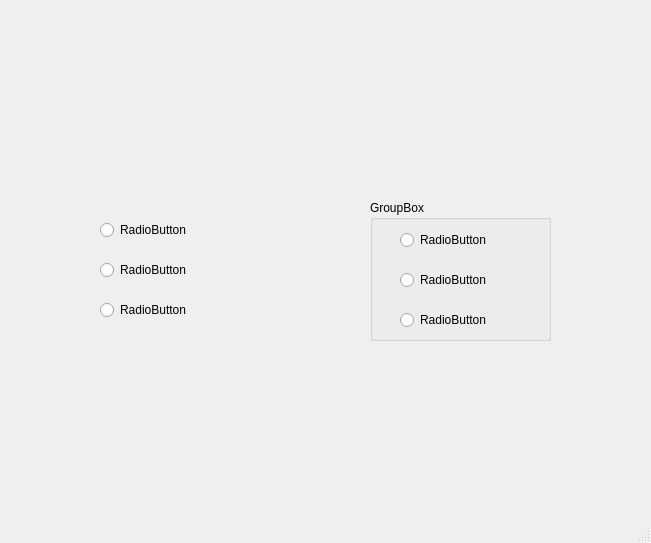
<?xml version="1.0" encoding="UTF-8"?>
<ui version="4.0">
 <class>MainWindow</class>
 <widget class="QMainWindow" name="MainWindow">
  <property name="geometry">
   <rect>
    <x>0</x>
    <y>0</y>
    <width>651</width>
    <height>543</height>
   </rect>
  </property>
  <property name="windowTitle">
   <string>MainWindow</string>
  </property>
  <widget class="QWidget" name="centralwidget">
   <widget class="QLabel" name="lbl_logoUAT">
    <property name="geometry">
     <rect>
      <x>10</x>
      <y>20</y>
      <width>281</width>
      <height>121</height>
     </rect>
    </property>
    <property name="text">
     <string/>
    </property>
    <property name="pixmap">
     <pixmap resource="../recursos.qrc">:/logo/Imagenes/logo uat.png</pixmap>
    </property>
    <property name="scaledContents">
     <bool>true</bool>
    </property>
   </widget>
   <widget class="QLabel" name="lbl_logoFIT">
    <property name="geometry">
     <rect>
      <x>360</x>
      <y>40</y>
      <width>261</width>
      <height>81</height>
     </rect>
    </property>
    <property name="text">
     <string/>
    </property>
    <property name="pixmap">
     <pixmap resource="../recursos.qrc">:/logo/Imagenes/LogoFIT.png</pixmap>
    </property>
    <property name="scaledContents">
     <bool>true</bool>
    </property>
   </widget>
   <widget class="QLabel" name="lbl_logoCT">
    <property name="geometry">
     <rect>
      <x>570</x>
      <y>440</y>
      <width>71</width>
      <height>51</height>
     </rect>
    </property>
    <property name="text">
     <string/>
    </property>
    <property name="pixmap">
     <pixmap resource="../recursos.qrc">:/logo/Imagenes/logoCT.png</pixmap>
    </property>
    <property name="scaledContents">
     <bool>true</bool>
    </property>
   </widget>
   <widget class="QRadioButton" name="rb_1">
    <property name="geometry">
     <rect>
      <x>100</x>
      <y>220</y>
      <width>95</width>
      <height>20</height>
     </rect>
    </property>
    <property name="text">
     <string>RadioButton</string>
    </property>
   </widget>
   <widget class="QRadioButton" name="rb_2">
    <property name="geometry">
     <rect>
      <x>100</x>
      <y>260</y>
      <width>95</width>
      <height>20</height>
     </rect>
    </property>
    <property name="text">
     <string>RadioButton</string>
    </property>
   </widget>
   <widget class="QRadioButton" name="rb_3">
    <property name="geometry">
     <rect>
      <x>100</x>
      <y>300</y>
      <width>95</width>
      <height>20</height>
     </rect>
    </property>
    <property name="text">
     <string>RadioButton</string>
    </property>
   </widget>
   <widget class="QGroupBox" name="groupBox">
    <property name="geometry">
     <rect>
      <x>370</x>
      <y>200</y>
      <width>181</width>
      <height>141</height>
     </rect>
    </property>
    <property name="title">
     <string>GroupBox</string>
    </property>
    <widget class="QRadioButton" name="rb_4">
     <property name="geometry">
      <rect>
       <x>30</x>
       <y>30</y>
       <width>95</width>
       <height>20</height>
      </rect>
     </property>
     <property name="text">
      <string>RadioButton</string>
     </property>
    </widget>
    <widget class="QRadioButton" name="rb_5">
     <property name="geometry">
      <rect>
       <x>30</x>
       <y>70</y>
       <width>95</width>
       <height>20</height>
      </rect>
     </property>
     <property name="text">
      <string>RadioButton</string>
     </property>
    </widget>
    <widget class="QRadioButton" name="rb_6">
     <property name="geometry">
      <rect>
       <x>30</x>
       <y>110</y>
       <width>95</width>
       <height>20</height>
      </rect>
     </property>
     <property name="text">
      <string>RadioButton</string>
     </property>
    </widget>
   </widget>
  </widget>
  <widget class="QMenuBar" name="menubar">
   <property name="geometry">
    <rect>
     <x>0</x>
     <y>0</y>
     <width>651</width>
     <height>26</height>
    </rect>
   </property>
  </widget>
  <widget class="QStatusBar" name="statusbar"/>
 </widget>
 <resources>
  <include location="../recursos.qrc"/>
 </resources>
 <connections/>
</ui>
